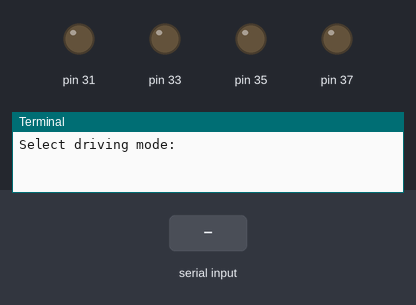
Recording of a program running on a simulated Raspberry Pi (header pin numbers). Parts: output pins drawn as LEDs (lit = HIGH), the last lines printed to the terminal. The test bench sets the inputs (shaded band).

Above: at 1.2 s.
1.3 s: "w" typed at the terminal, then Enter
2.8 s: "5" typed at the terminal, then Enter
At 2.9 s:
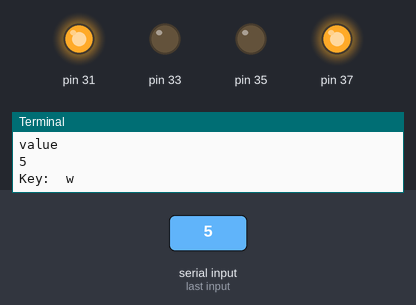
4.5 s: "s" typed at the terminal, then Enter
6.0 s: "90" typed at the terminal, then Enter
At 6.9 s:
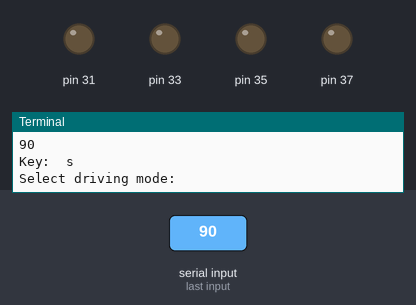
7.5 s: "a" typed at the terminal, then Enter
9.0 s: "200" typed at the terminal, then Enter
Timing chart, 0 to 11.5 s (numbered marks = the images above; inputs shaded):
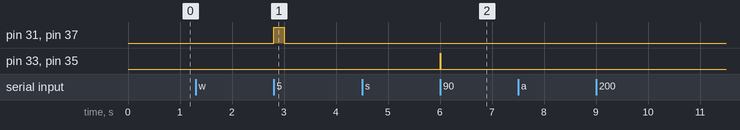

Measured:
- after the input at 2.8 s, pin 31, pin 37: LOW → HIGH at once, → LOW 0.20 s later
- after the input at 6.0 s, pin 33, pin 35: LOW → HIGH at once, → LOW 0.01 s later

The program:

motorcontrol02.py
```python
import RPi.GPIO as gpio
import time

def init():
    gpio.setmode(gpio.BOARD)
    gpio.setup(31, gpio.OUT)    # IN1
    gpio.setup(33, gpio.OUT)    # IN2
    gpio.setup(35, gpio.OUT)    # IN3
    gpio.setup(37, gpio.OUT)    # IN4

def gameover():
    # set all pins low

    gpio.setup(31, False)
    gpio.setup(33, False)
    gpio.setup(35, False)
    gpio.setup(37, False)

def forward(tf):
    init()
    # left wheele
    gpio.output(31, True)
    gpio.output(33, False)
    # right wheele
    gpio.output(37, True)
    gpio.output(35, False)
    # hold on
    time.sleep(tf)
    # send all pins low & cleanup
    gameover()
    gpio.cleanup()

def reverse(tf):
    init()
    # left wheele reverse
    gpio.output(33, True)
    gpio.output(31, False)
    # right wheele reverse
    gpio.output(35, True)
    gpio.output(37, False)
    # hold on
    time.sleep(tf)
    # send all pins low & cleanup
    gameover()
    gpio.cleanup()

def pivotleft(tf):
    init()
    # left wheele reverse
    gpio.output(33, True)
    gpio.output(31, False)
    # right wheele forward
    gpio.output(37, True)
    gpio.output(35, False)
    # hold on
    time.sleep(tf)
    # send all pins low & cleanup
    gameover()
    gpio.cleanup()

def pivotright(tf):
    init()
    # left wheele forward
    gpio.output(31, True)
    gpio.output(33, False)
    # right wheele reverse
    gpio.output(35, True)
    gpio.output(37, False)
    # hold on
    time.sleep(tf)
    # send all pins low & cleanup
    gameover()
    gpio.cleanup()


def drive(event, val):
    init()
    print("Key: ", event)
    key_press = event
    tf = 1
    tf = tf / val
    if key_press.lower() == 'w':
        forward(tf)
    elif key_press.lower() == 's':
        reverse(tf)
    elif key_press.lower() == 'a':
        pivotleft(tf)
    elif key_press.lower() == 'd':
        pivotright(tf)
    else:
        print("Invalid key presses!")

while True:
    key_press = input("Select driving mode: ")
    val_press = input('value')
    val_press = int(val_press)

    if key_press == 'q':
        break
    drive(key_press, val_press)


# forward(2)
```
